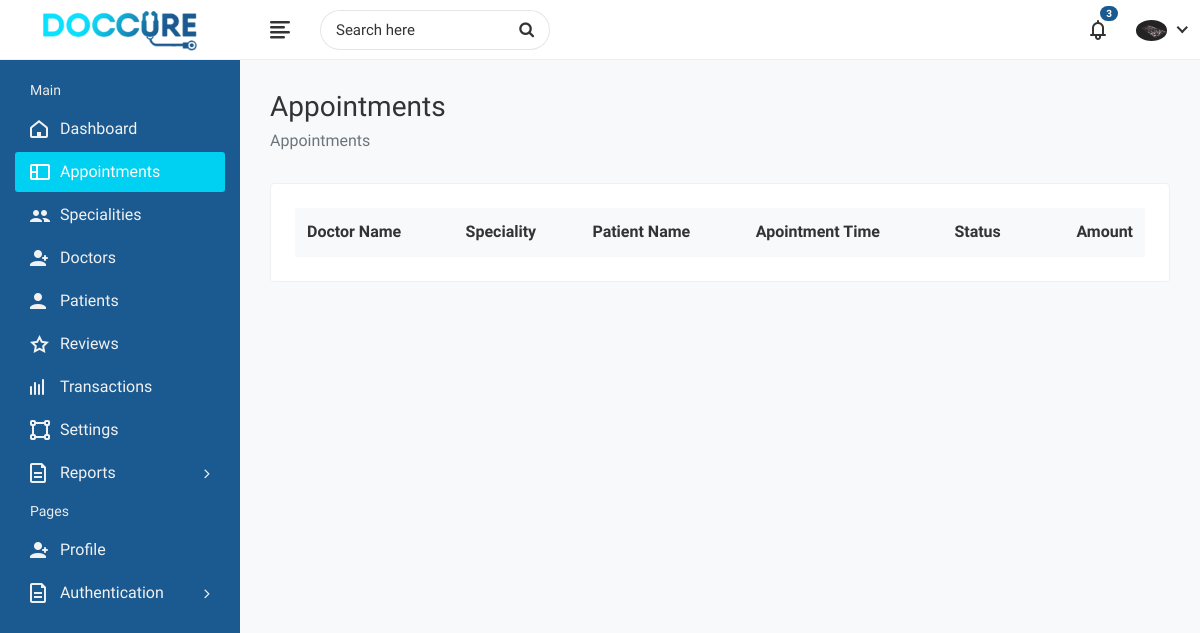
The page /administrators/appointment-list/ (signed in) on the database as committed earlier.
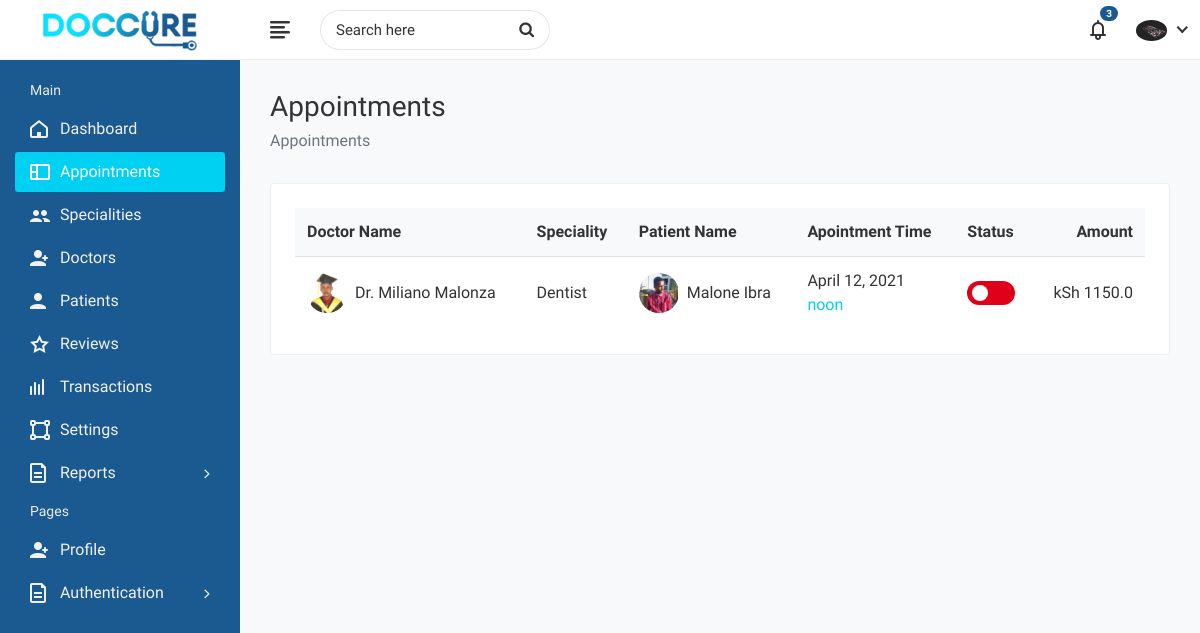
The same page on the database as committed later.
### appointments/models.py (models this page shows, shortened)
class Appointment(models.Model):
	doctor = models.ForeignKey(Doctor, on_delete=models.CASCADE)
	patient = models.ForeignKey(Patient, on_delete=models.CASCADE)
	purpose = models.CharField('Purpose', max_length=50)
	category = models.CharField('Type', max_length=50)
	amount = models.FloatField('Amount', default=0.00)
	status = models.CharField('Status', max_length=50)
	date = models.DateTimeField('Appointment Date', auto_now_add=True)
	booking_date = models.DateTimeField('Booking Date')
	follow_up_date = models.DateTimeField('Follow Up', null=True)

class Doctor(models.Model):
	user = models.OneToOneField(User, on_delete=models.CASCADE)
	image = models.ImageField('Profile Image', upload_to='Image/Doctors',
		max_length=500, default='dummy.png')
	first_name = models.CharField('First Name', max_length=50)
	second_name =  models.CharField('Second Name', max_length=50)
	title = models.CharField('Title', max_length=200, default='Dr.')
	phone_no = models.CharField('Phone Number', max_length=50)
	email = models.EmailField('Email', max_length=250)
	gender = models.CharField('Gender', max_length=10)
	d_o_b = models.DateField('Date of Birth', blank=True)
	biography = models.CharField('Biography', max_length=1000, blank=True)
	address_line1 = models.CharField('Address Line 1', max_length=200, blank=True)
	address_line2 = models.CharField('Address Line 2', max_length=200, blank=True)
	country = models.CharField('Country', max_length=100, blank=True)
	county = models.CharField('County', max_length=100, blank=True)
	town = models.CharField('Town', max_length=100, blank=True)
	pricing =  models.FloatField('Amount', default=0.00)
	services = models.CharField('Services', max_length=1000, blank=True)
	specialization = models.CharField('Specialization', max_length=1000, blank=True)
	clinic = models.CharField('Clinic', max_length=100, blank=True)
	clinic_address = models.CharField('Clinic Address', max_length=100, blank=True)
	speciality = models.OneToOneField(Speciality, on_delete=models.CASCADE)
	''' user, image, first_name, second_name, title, phone_no, email, gender, d_o_b, biography,
	address_line1, address_line2, country, county, town, pricing, services, specialization, clinic,
	clinic_address, speciality'''
	def full_name(self):
		return self.title + " " + self.first_name + " " + self.second_name

class Speciality(models.Model):
	name = models.CharField('Name', max_length=100)
	image = models.ImageField('Image', upload_to='Image/Speciality', max_length=500)

class Patient(models.Model):
	user = models.OneToOneField(User, on_delete=models.CASCADE)
	image = models.ImageField('Profile Image', upload_to='Image/Patient/Profile/',
		max_length=500, default='dummy.png')
	first_name = models.CharField('First Name', max_length=50)
	second_name = models.CharField('Second Name', max_length=50)
	d_o_b = models.DateField('Date Of Birth')
	gender = models.CharField('Gender', max_length=10)
	email = models.CharField('Email', max_length=50)
	phone_no = models.CharField('Phone Number', max_length=20)
	blood_group = models.CharField('Blood Group', max_length=5)
	country = models.CharField('Country', max_length=50)
	county = models.CharField('County', max_length=50)
	town = models.CharField('Town', max_length=50)
	street_lane = models.CharField('Street/Lane', max_length=50)
	def __str__(self):
		return self.first_name +' '+self.second_name

### administrators/views.py (the view)
# urls.py: path('appointment-list/', views.appointment_list, name='appointment-list'),
@login_required(login_url='/login/')
@user_passes_test(check_admin, login_url='/login/')
@user_passes_test(check_settings, login_url='/administrators/profile/')
def appointment_list(request):
	profile = Admin.objects.get(user=request.user.id)
	appointments = Appointment.objects.all()
	return render(request, 'administrators/appointment-list.html', {'profile': profile,
		'appointments': appointments})

### administrators/models.py (called while the page is built)
	def __str__(self):
		return self.first_name+" "+self.second_name

### administrators/views.py (called while the page is built)
def check_admin(user):
	return user.is_superuser

def check_settings(user):
	profile = Admin.objects.filter(user=user.id)
	return profile.count()>=1

### administrators/templates/administrators/appointment-list.html (shortened to what this page needs)
{% extends "administrators/base.html" %}
{% load static %}
{% block css %}
	<link rel="stylesheet" href="{% static 'administrators/plugins/datatables/datatables.min.css' %}">
{% endblock %}
{% block sidenav %}
	<li>
		<a href="{% url 'admin-dashboard' %}"><i class="fe fe-home"></i> <span>Dashboard</span></a>
	</li>
	<li class="active">
		<a href="{% url 'appointment-list' %}"><i class="fe fe-layout"></i> <span>Appointments</span></a>
	</li>
	<li>
		<a href="{% url 'specialities' %}"><i class="fe fe-users"></i> <span>Specialities</span></a>
	</li>
	<li>
		<a href="{% url 'doctor-list' %}"><i class="fe fe-user-plus"></i> <span>Doctors</span></a>
	</li>
	<li>
		<a href="{% url 'patient-list' %}"><i class="fe fe-user"></i> <span>Patients</span></a>
	</li>
	<li>
		<a href="{% url 'admin-reviews' %}"><i class="fe fe-star-o"></i> <span>Reviews</span></a>
	</li>
	<li>
		<a href="{% url 'transactions-list' %}"><i class="fe fe-activity"></i> <span>Transactions</span></a>
	</li>
	<li>
		<a href="{% url 'settings' %}"><i class="fe fe-vector"></i> <span>Settings</span></a>
	</li>
	<li class="submenu">
		<a href="#"><i class="fe fe-document"></i> <span> Reports</span> <span class="menu-arrow"></span></a>
	</li>
	<li class="menu-title">
		<span>Pages</span>
	</li>
	<li>
		<a href="{% url 'profile' %}"><i class="fe fe-user-plus"></i> <span>Profile</span></a>
	</li>
	<li class="submenu">
		<a href="#"><i class="fe fe-document"></i> <span> Authentication </span> <span class="menu-arrow"></span></a>
	</li>
{% endblock %}
{% block breadcrumb %}Appointments{% endblock %}
{% block breadcrumb1 %}Appointments{% endblock %}
{% block content %}
	<div class="row">
		<div class="col-md-12">
			<div class="card">
				<div class="card-body">
					<div class="table-responsive">
						<table class="datatable table table-hover table-center mb-0">
							<thead>
								<tr>
									<th>Doctor Name</th>
									<th>Speciality</th>
									<th>Patient Name</th>
									<th>Apointment Time</th>
									<th>Status</th>
									<th class="text-right">Amount</th>
								</tr>
							</thead>
							<tbody>
							{% for appointment in appointments %}
								<tr>
									<td>
										<h2 class="table-avatar">
											<a href="profile.html" class="avatar avatar-sm mr-2"><img class="avatar-img rounded-circle" src="{{appointment.doctor.image.url}}" alt="User Image"></a>
											<a href="profile.html">{{appointment.doctor.full_name}}</a>
										</h2>
									</td>
									<td>{{appointment.doctor.speciality.name}}</td>
									<td>
										<h2 class="table-avatar">
											<a href="profile.html" class="avatar avatar-sm mr-2"><img class="avatar-img rounded-circle" src="{{appointment.patient.image.url}}" alt="User Image"></a>
											<a href="profile.html">{{appointment.patient}}</a>
										</h2>
									</td>
									<td>{{appointment.booking_date.date}} <span class="text-primary d-block">{{appointment.booking_date.time}}</span></td>
									<td>
										<div class="status-toggle">
											<label for="status_1" class="checktoggle">checkbox</label>
										</div>
									</td>
									<td class="text-right">
										kSh {{appointment.amount}}
									</td>
								</tr>
							{% endfor %}
							</tbody>
						</table>
					</div>
				</div>
			</div>
		</div>
	</div>
{% endblock %}

Rows that differ between the two databases and show on the page:
added Appointment: doctor.image (picture), doctor.full_name "Dr. Miliano Malonza", doctor.speciality.name "Dentist", patient.image (picture), patient "Malone Ibra", booking_date "April 12, 2021", booking_date.time "noon", amount "1150.0"
